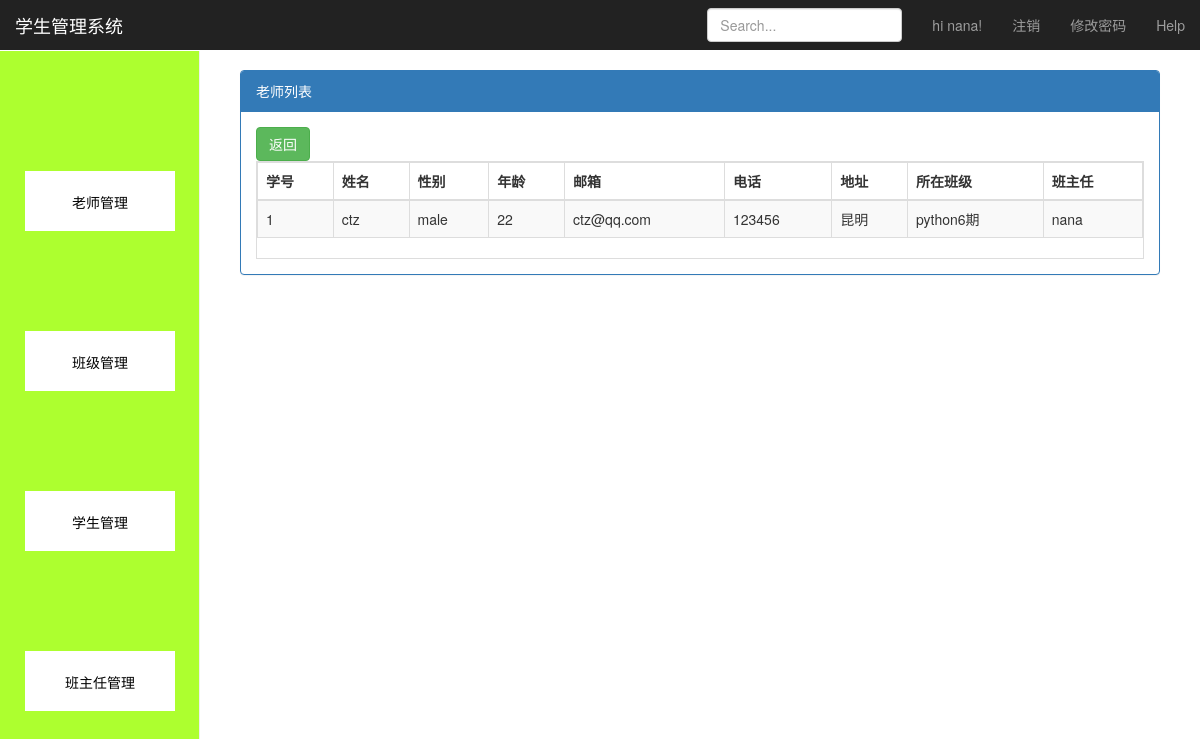
/appStudent/StudentDetail/?id=1 (signed in), run on the app's committed database.
### app01/models.py (models this page shows)
class Headmaster(models.Model):
    hname=models.CharField(max_length=32)
    pwd = models.CharField(max_length=32)
    age = models.IntegerField()
    sal = models.DecimalField(max_digits=7, decimal_places=2)
    sex_choice = (("male", "男"), ("female", "女"))
    sex = models.CharField(max_length=10, choices=sex_choice)
    email = models.CharField(max_length=32)
    addr = models.CharField(max_length=32)
    phone = models.CharField(max_length=32)

class Student(models.Model):
    sname=models.CharField(max_length=32)
    age=models.IntegerField()
    sex_choice=(("male","男"),("female","女"))
    sex=models.CharField(max_length=10,choices=sex_choice)
    email=models.CharField(max_length=32)
    addr=models.CharField(max_length=32)
    phone=models.CharField(max_length=32)
    headmaster=models.ForeignKey("Headmaster")
    classes=models.ForeignKey("Class")

class Class(models.Model):
    cname=models.CharField(max_length=32)
    headmaster = models.ForeignKey("Headmaster")
    teachers=models.ManyToManyField("Teacher")

### app01/views.py (the view)
    def inner(request,*args,**kwargs):
        isLogin = request.session.get("isLogin")
        if isLogin:
            ret=fun(request,*args,**kwargs)
            return ret
        else:
            return redirect("/login/")

### app01/views.py (called while the page is built)
def CheckLogin(fun):
    def inner(request,*args,**kwargs):
        isLogin = request.session.get("isLogin")
        if isLogin:
            ret=fun(request,*args,**kwargs)
            return ret
        else:
            return redirect("/login/")
    return inner

### appStudent/views.py (called while the page is built)
@CheckLogin
def StudentDetail(request):
    id=request.GET.get("id")
    student=models.Student.objects.filter(id=id)[0]
    return render(request,"StudentDetail.html",{"student":student})

### templates/StudentDetail.html
{% extends "Dashboard.html" %}
{% block content %}
    <div class="panel panel-primary">
        <div class="panel-heading">老师列表</div>
        <div class="panel-body">
            <div class="row my-table-tool">
                <div class="col-md-12">
                    <a href="/appStudent/StudentList/">
                        <button class="btn btn-success" data-toggle="modal" data-target="#myModal">返回</button>
                    </a>
                </div>
            </div>
            <div class="table-responsive table-bordered">
                <table id="t1" class="table table-striped table-bordered">
                    <thead>
                    <tr>
                        <th>学号</th>
                        <th>姓名</th>
                        <th>性别</th>
                        <th>年龄</th>
                        <th>邮箱</th>
                        <th>电话</th>
                        <th>地址</th>
                        <th>所在班级</th>
                        <th>班主任</th>
                    </tr>
                    </thead>
                    <tbody>
                        <tr>
                            <td>{{ student.id }}</td>
                            <td>{{ student.sname }}</td>
                            <td>{{ student.sex }}</td>
                            <td>{{ student.age }}</td>
                            <td>{{ student.email }}</td>
                            <td>{{ student.phone }}</td>
                            <td>{{ student.addr }}</td>
                            <td>{{ student.classes.cname }}</td>
                            <td>{{ student.headmaster.hname }}</td>
                        </tr>
                    </tbody>
                </table>
            </div>
        </div>
    </div>
{% endblock content %}

### templates/Dashboard.html (shortened to what this page needs)
<!DOCTYPE html>
<html lang="zh-CN">
<head>
    <link href="/static/Dashboard_files/bootstrap.min.css" rel="stylesheet">
    <link href="/static/Dashboard_files/ie10-viewport-bug-workaround.css" rel="stylesheet">
    <link href="/static/Dashboard_files/dashboard.css" rel="stylesheet">
</head>
<body>
<nav class="navbar navbar-inverse navbar-fixed-top">
    <div class="container-fluid">
        <div class="navbar-header">
            <a class="navbar-brand" href="#">学生管理系统</a>
        </div>
        <div id="navbar" class="navbar-collapse collapse">
            <ul class="nav navbar-nav navbar-right">
                <li><a href="">hi {{request.session.username}}!</a></li>
                <li><a href="/logout/">注销</a></li>
                <li><a href="/changpwd/">修改密码</a></li>
                <li><a href="#">Help</a></li>
            </ul>
            <form class="navbar-form navbar-right">
                <input type="text" class="form-control" placeholder="Search...">
            </form>
        </div>
    </div>
</nav>
<div class="container-fluid">
    <div class="row">
       <div class="col-sm-3 col-md-2 sidebar">
            <div class="menu">
            <a href="/appTeacher/TeacherList/" >
                <button>老师管理</button>
            </a>
        </div>
        <div class="menu">
            <a href="/appClass/ClassList/">
                <button>班级管理</button>
            </a>
        </div>
        <div class="menu" >
            <a href="/appStudent/StudentList" >
                <button>学生管理</button>
            </a>
        </div>
        <div class="menu">
            <a href="/appAuthor/AuthorList/">
                <button>班主任管理</button>
            </a>
        </div>
       </div>
        <div class="col-sm-9 col-sm-offset-3 col-md-10 col-md-offset-2 main">
           {% block content %}{% endblock content %}
        </div>
    </div>
</div>
</body>
</html>

### static/Dashboard_files/dashboard.css (style rules this page uses)
body { padding-top: 50px; }
.navbar-fixed-top { border: 0; }
.sidebar { display: none; }
@media (min-width: 768px) { .sidebar { position: fixed; top: 51px; bottom: 0; left: 0; z-index: 1000; display: block; padding: 20px; overflow-x: hidden; overflow-y: auto; background-color: #f5f5f5; border-right: 1px solid #eee; } }
.main { padding: 20px; }
@media (min-width: 768px) { .main { padding-right: 40px; padding-left: 40px; } }

### data on the page
Headmaster: session.username "nana"
Student: id "1", sname "ctz", sex "male", age "22", email "ctz@qq.com", phone "123456", addr "昆明", classes.cname "python6期", headmaster.hname "nana"
